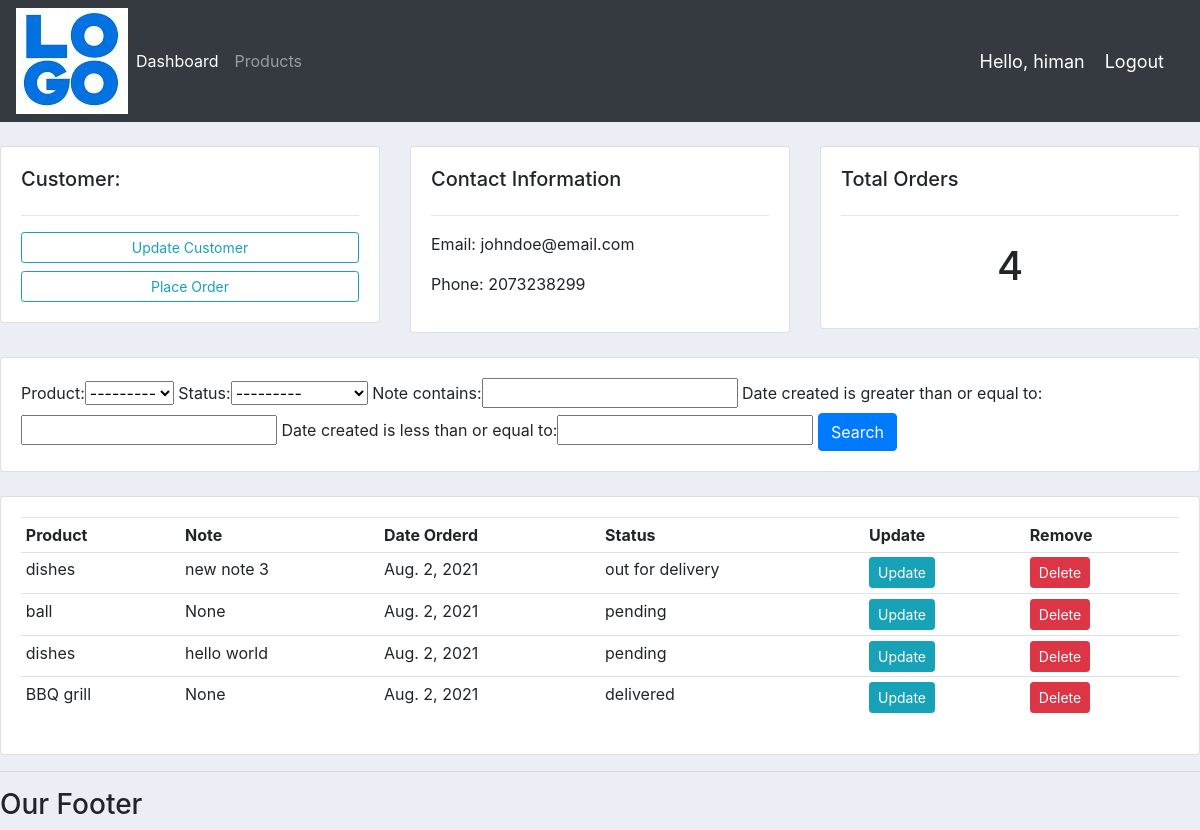
Screenshot of /customers/1/ (signed in) with the database file from the repository.
### accounts/models.py (models this page shows, shortened)
class Customer(models.Model):
    user = models.OneToOneField(User,null=True,blank=True, on_delete=models.CASCADE)
    name = models.CharField(max_length=200, null=True)
    phone = models.CharField(max_length=200, null=True)
    email = models.CharField(max_length=200, null=True)
    profile_pic = models.ImageField(default= 'default.jpg', null=True,blank=True)
    date_created = models.DateField(auto_now_add=True, null=True )

class Order(models.Model):
    STATUS = (
        ('pending','pending'),
        ('out for delivery','out for delivery'),
        ('delivered','delivered'),
    )
    customer = models.ForeignKey(Customer ,null=True, on_delete = models.SET_NULL)
    product = models.ForeignKey(Product, null=True, on_delete=models.SET_NULL)
    date_created = models.DateField(auto_now_add=True,null=True)
    status = models.CharField(max_length=200, null=True, choices = STATUS)
    note = models.CharField(max_length=1000, null=True)

class Product(models.Model):
    def __str__(self):
        return self.name
    CATEGORY = (
        ('Indoor','Indoor'),
        ('Out Door','Out Door'),
    )
    name = models.CharField(max_length=200, null=True)
    price = models.FloatField(null = True)
    category = models.CharField(max_length=200, null=True, choices = CATEGORY)
    description = models.CharField(max_length=200, null=True, blank=True)
    date_created = models.DateField(auto_now_add=True, null=True )
    tags = models.ManyToManyField(Tag)

### accounts/decorator.py (the view)
        def wrapper_func(request, *args, **kwargs):
            group=None
            if request.user.groups.exists():
                group = request.user.groups.all()[0].name
            if group in allowed_roles:
                return view_func(request,*args,**kwargs)
            else:
                return HttpResponse('you are not authorized to view this page')

### accounts/decorator.py (called while the page is built)
def allowed_users(allowed_roles=[]):
    def decorator(view_func):
        def wrapper_func(request, *args, **kwargs):
            group=None
            if request.user.groups.exists():
                group = request.user.groups.all()[0].name
            if group in allowed_roles:
                return view_func(request,*args,**kwargs)
            else:
                return HttpResponse('you are not authorized to view this page')
        return wrapper_func
    return decorator

### accounts/views.py (called while the page is built)
@allowed_users(allowed_roles=['admin'])
@login_required(login_url='login')
def customers(request,pk):
    customer = Customer.objects.get(id = pk)
    orders = customer.order_set.all()
    total_orders = orders.count()
    myFilter = OrderFilter(request.GET, queryset=orders)
    orders = myFilter.qs
    context={
        'customers':customer,
        'orders':orders,
        'total_orders':total_orders,
        'myFilter':myFilter,
    }
    return render(request,'accounts/customers.html',context)

### accounts/templates/accounts/customers.html
{%  extends 'accounts/main.html' %}
{% block content %}
	<br>
<div class="row">
	<div class="col-md">
		<div class="card card-body">
			<h5>Customer:</h5>
			<hr>
			<a class="btn btn-outline-info  btn-sm btn-block" href="">Update Customer</a>
			<a class="btn btn-outline-info  btn-sm btn-block" href="{% url 'create_order' customers.id %}">Place Order</a>
		</div>
	</div>
	<div class="col-md">
		<div class="card card-body">
			<h5>Contact Information</h5>
			<hr>
			<p>Email: {{customers.email}}</p>
			<p>Phone: {{customers.phone}}</p>
		</div>
	</div>
	<div class="col-md">
		<div class="card card-body">
			<h5>Total Orders</h5>
			<hr>
			<h1 style="text-align: center;padding: 10px">{{total_orders}}</h1>
		</div>
	</div>
</div>
<br>
<div class="row">
	<div class="col">
		<div class="card card-body">
			<form method="get">
				{{myFilter.form}}
		    <button class="btn btn-primary" type="submit">Search</button>
		  </form>
		</div>
	</div>
</div>
<br>
<div class="row">
	<div class="col-md">
		<div class="card card-body">
			<table class="table table-sm">
				<tr>
					<th>Product</th>
					<th>Note</th>
					<th>Date Orderd</th>
					<th>Status</th>
					<th>Update</th>
					<th>Remove</th>
				</tr>
				{% for order in orders %}
				<tr>
					<td>{{order.product}}</td>
					<td>{{order.note}}</td>
					<td>{{order.product.date_created}}</td>
					<td>{{order.status}}</td>
					<td><a class="btn btn-sm btn-info" href="{% url 'update_order' order.id %}">Update</a></td>
					<td><a class="btn btn-sm btn-danger" href="{% url 'delete_order' order.id %}">Delete</a></td>
				</tr>
				{% endfor %}
			</table>
		</div>
	</div>
</div>
{% endblock %}

### accounts/templates/accounts/Navbar.html (shortened to what this page needs)
{% load static %}
<nav class="navbar navbar-expand-lg navbar-dark bg-dark">
  <img src="{% static 'images/logo.jpg'%}">
  <div class="collapse navbar-collapse" id="navbarNavDropdown">
    <ul class="navbar-nav">
      {% if request.user.is_staff %}
      <li class="nav-item active">
        <a class="nav-link" href="{% url 'home' %}">Dashboard</a>
      </li>
      <li class="nav-item">
        <a class="nav-link" href="{% url 'products' %}">Products</a>
      </li>
      {% else %}
      <li class="nav-item">
        <a class="nav-link" href="{% url 'account' %}">Settings</a>
      </li>
      {% endif %}
    </ul>
  </div>
  <span class= "hello-msg">Hello, {{request.user}}</span>
  <span><a class= "hello-msg" href="{% url 'logout' %}">Logout</a></span>
</nav>

### static/css/main.css (style rules this page uses)
body { background-color: #ebeff5; }

### accounts/templates/accounts/Navbar.html (style rules this page uses)
.hello-msg { font-size: 18px; color: #fff; margin-right: 20px; }

### rows the page displays
Customer: email "johndoe@email.com", phone "2073238299"
Order: product "dishes", note "new note 3", product.date_created "Aug. 2, 2021", status "out for delivery"
Order: product "ball", note "None", product.date_created "Aug. 2, 2021", status "pending"
Order: product "dishes", note "hello world", product.date_created "Aug. 2, 2021", status "pending"
Order: product "BBQ grill", note "None", product.date_created "Aug. 2, 2021", status "delivered"

### other values shown
{{ request.user }} "himan"
{{ total_orders }} "4"
